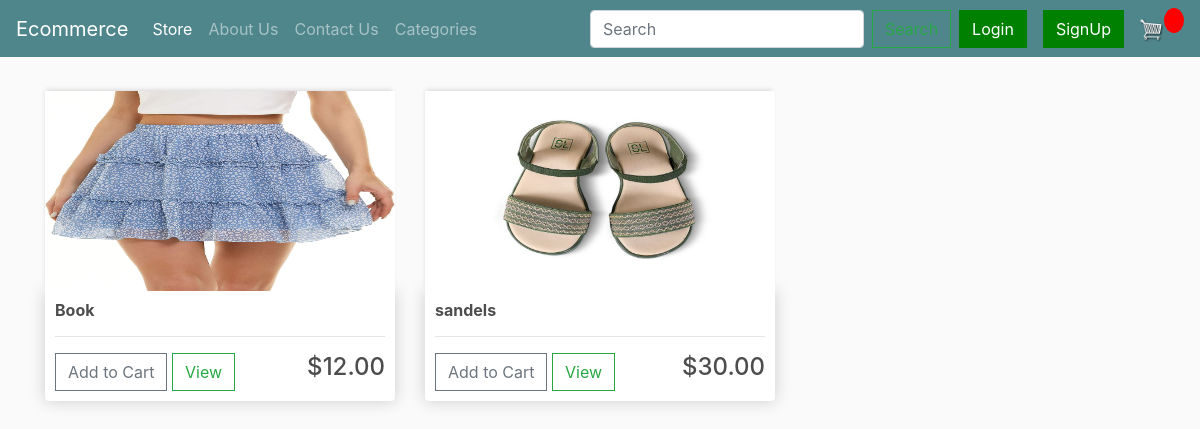
The app's page /search/ with its own data.
### store/models.py (models this page shows, shortened)
class Product(models.Model):
    name = models.CharField(max_length=200, null=True)
    price = models.DecimalField(max_digits=7, decimal_places=2)
    digital = models.BooleanField(default=False)
    image = models.ImageField(upload_to='products/')
    description = models.TextField(null=True, blank=True)
    in_stock = models.BooleanField(default=True)
    colors = models.ManyToManyField(Color, related_name='products')
    sizes = models.ManyToManyField(Size, related_name='products')
    category = models.ForeignKey(Category, on_delete=models.SET_DEFAULT, default=1)
    @property
    def imageURL(self):
        try:
            url = self.image.url
        except:
            url = ''  # Provide a default URL or handle the exception as per your application's needs
        return url

### store/views.py (the view)
# urls.py: path('search/', views.search_results, name='search_results'),
def search_results(request):
    query = request.GET.get('q')
    if query:
        products = Product.objects.filter(name__icontains=query)
    else:
        products = Product.objects.all()
    context = {
        'products': products,
        'query': query,
    }
    return render(request, 'store/search_result.html', context)

### store/templates/store/search_result.html (shortened to what this page needs)
{% extends 'store/main.html' %}
{% load static %}
{% block content %}
    <div class="row">
        {% if products %}
            {% for product in products %}
            <div class="col-lg-4">
                <img class="thumbnail" src="{{ product.imageURL }}">
                <div class="box-element product">
                    <h6><strong>{{ product.name }}</strong></h6>
                    <hr>
                    <button data-product="{{ product.id }}" data-action="add" class="btn btn-outline-secondary add-btn update-cart">Add to Cart</button>
                    <a href="#" class="btn btn-outline-success">View</a>
                    <h4 style="display: inline-block; float: right;">${{ product.price|floatformat:2 }}</h4>
                </div>
            </div>
            {% endfor %}
        {% endif %}
    </div>
{% endblock content %}

### static/css/main.css (style rules this page uses)
body { background-color: hsl(0, 0%, 98%); }
h1,h2,h3,h4,h5,h6 { color:hsl(0, 0%, 30%); }
.box-element { box-shadow:hsl(0, 0%, 80%) 0 0 16px; background-color: #fff; border-radius: 4px; padding: 10px; }
.thumbnail { width: 100%; height: 200px; -webkit-box-shadow: -1px -3px 5px -2px rgba(214,214,214,1); -moz-box-shadow: -1px -3px 5px -2px rgba(214,214,214,1); box-shadow: -1px -3px 5px -2px rgba(214,214,214,1); }
.product { border-radius: 0 0 4px 4px; }
.col-lg-4, .col-lg-6, .col-lg-8, .col-lg-12 { margin-top: 10px; }
.btn { border-radius: 0; }

### records on screen
Product: imageURL (picture), name "Book", price "12.00"
Product: imageURL (picture), name "sandels", price "30.00"
